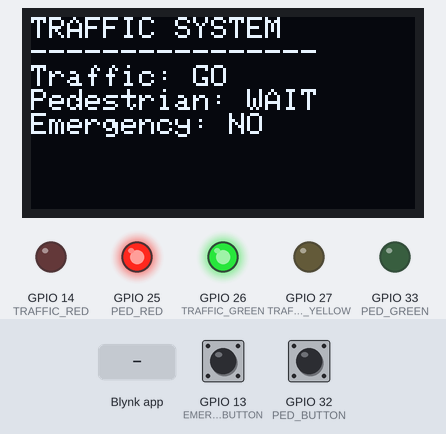
Bench run of a sketch on a simulated ESP32. On the bench: 128×64 one-colour display, output pins drawn as LEDs (lit = HIGH). Inputs (shaded band) come from the test bench; at power-on: GPIO 32 (PED_BUTTON) HIGH, GPIO 13 (EMERGENCY_BUTTON) HIGH. WiFi joins after 1.5 s; servers stay silent unless stated.

Above: at 3.0 s.
3.1 s: GPIO 32 (PED_BUTTON) pulled LOW for 0.15 s
At 3.4 s:
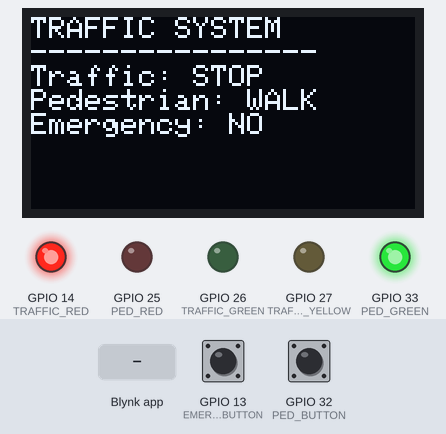
6.2 s: GPIO 13 (EMERGENCY_BUTTON) pulled LOW for 0.15 s
At 7.0 s:
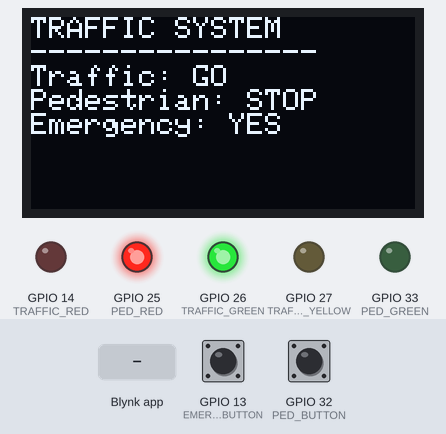
7.8 s: Blynk app writes 0 to V1
10.8 s: Blynk app writes 1 to V0
At 11.7 s:
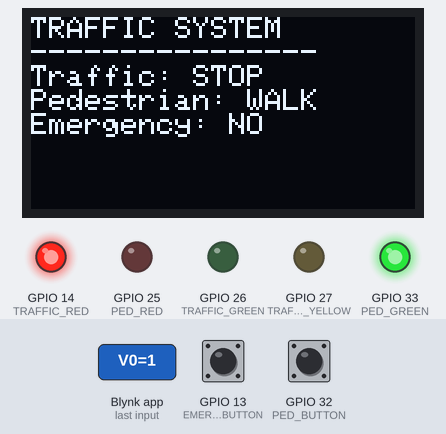
13.8 s: Blynk app writes 1 to V1
At 15.2 s:
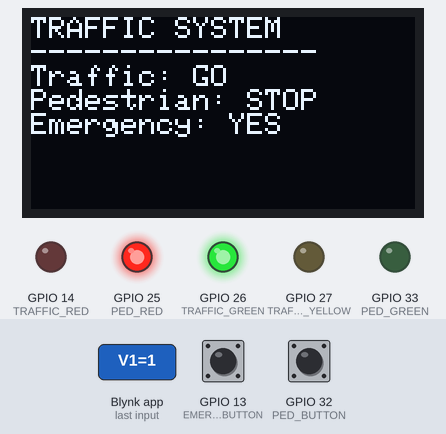
Timing chart, 0 to 16.3 s (numbered marks = the images above; inputs shaded):
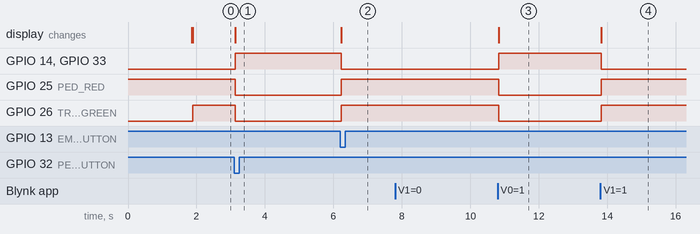

The sketch:

Traffic_light_blynk_esp32.ino
```cpp
#define BLYNK_TEMPLATE_ID "TMPL3qzgTLxLI"
#define BLYNK_TEMPLATE_NAME "Traffic System"
#define BLYNK_AUTH_TOKEN "c_LeMyadMESrr7SnS8oB1zasVaK5vJDy"

#define BLYNK_PRINT Serial
#include <WiFi.h>
#include <WiFiClient.h>
#include <BlynkSimpleEsp32.h>

char ssid[] = "Rk";
char pass[] = "aq12bfgh";

#include <Wire.h>
#include <Adafruit_GFX.h>
#include <Adafruit_SSD1306.h>

#define SCREEN_WIDTH 128
#define SCREEN_HEIGHT 64
Adafruit_SSD1306 display(SCREEN_WIDTH, SCREEN_HEIGHT, &Wire, -1);

#define TRAFFIC_RED     14
#define TRAFFIC_YELLOW  27
#define TRAFFIC_GREEN   26

#define PED_RED     25
#define PED_GREEN   33

#define PED_BUTTON       32
#define EMERGENCY_BUTTON 13

volatile bool emergencyActive = false;
volatile bool pedestrianRequest = false;

bool smartDelay(unsigned long duration);
void normalTraffic();
void pedestrianCrossing();
void emergencyMode();
void showStatus(String traffic, String pedestrian, String emergency);

BLYNK_WRITE(V0) {
  if (!emergencyActive) {
    pedestrianRequest = true;
  }
  Blynk.virtualWrite(V0, 0);
}


BLYNK_WRITE(V1) {
  emergencyActive = param.asInt();
  Blynk.virtualWrite(V4, emergencyActive ? 1 : 0);
}

void setup() {
  Serial.begin(115200);

  pinMode(TRAFFIC_RED, OUTPUT);
  pinMode(TRAFFIC_YELLOW, OUTPUT);
  pinMode(TRAFFIC_GREEN, OUTPUT);
  pinMode(PED_RED, OUTPUT);
  pinMode(PED_GREEN, OUTPUT);

  pinMode(PED_BUTTON, INPUT_PULLUP);
  pinMode(EMERGENCY_BUTTON, INPUT_PULLUP);

  digitalWrite(PED_RED, HIGH);
  digitalWrite(PED_GREEN, LOW);

  Wire.begin(21, 22);
  display.begin(SSD1306_SWITCHCAPVCC, 0x3C);
  display.setTextSize(1);
  display.setTextColor(WHITE);

  Blynk.begin(BLYNK_AUTH_TOKEN, ssid, pass);

  showStatus("NORMAL", "WAIT", "NO");
}

void loop() {
  Blynk.run();

  if (digitalRead(EMERGENCY_BUTTON) == LOW || emergencyActive) {
    emergencyActive = true;
    Blynk.virtualWrite(V4, 1);
    emergencyMode();
    return;
  }

  if (!emergencyActive &&
      (digitalRead(PED_BUTTON) == LOW || pedestrianRequest)) {
    pedestrianRequest = false;
    pedestrianCrossing();
    return;
  }

  normalTraffic();
}


void normalTraffic() {
  showStatus("GO", "WAIT", "NO");
  Blynk.virtualWrite(V2, "GO");
  Blynk.virtualWrite(V3, 0);

  digitalWrite(TRAFFIC_GREEN, HIGH);
  digitalWrite(TRAFFIC_YELLOW, LOW);
  digitalWrite(TRAFFIC_RED, LOW);
  if (!smartDelay(5000)) return;

  showStatus("SLOW", "WAIT", "NO");
  Blynk.virtualWrite(V2, "SLOW");

  digitalWrite(TRAFFIC_GREEN, LOW);
  digitalWrite(TRAFFIC_YELLOW, HIGH);
  if (!smartDelay(2000)) return;

  showStatus("STOP", "WAIT", "NO");
  Blynk.virtualWrite(V2, "STOP");

  digitalWrite(TRAFFIC_YELLOW, LOW);
  digitalWrite(TRAFFIC_RED, HIGH);
  smartDelay(5000);
}


void pedestrianCrossing() {
  showStatus("STOP", "WALK", "NO");
  Blynk.virtualWrite(V2, "STOP");
  Blynk.virtualWrite(V3, 1);

  digitalWrite(TRAFFIC_GREEN, LOW);
  digitalWrite(TRAFFIC_YELLOW, LOW);
  digitalWrite(TRAFFIC_RED, HIGH);

  digitalWrite(PED_RED, LOW);
  digitalWrite(PED_GREEN, HIGH);
  smartDelay(5000);

  digitalWrite(PED_GREEN, LOW);
  digitalWrite(PED_RED, HIGH);
  Blynk.virtualWrite(V3, 0);
}

void emergencyMode() {
  showStatus("GO", "STOP", "YES");
  Blynk.virtualWrite(V2, "GO");
  Blynk.virtualWrite(V3, 0);

  digitalWrite(TRAFFIC_RED, LOW);
  digitalWrite(TRAFFIC_YELLOW, LOW);
  digitalWrite(TRAFFIC_GREEN, HIGH);

  digitalWrite(PED_GREEN, LOW);
  digitalWrite(PED_RED, HIGH);

  smartDelay(5000);
}


bool smartDelay(unsigned long duration) {
  unsigned long start = millis();

  while (millis() - start < duration) {
    Blynk.run();

    if (digitalRead(EMERGENCY_BUTTON) == LOW || emergencyActive) {
      emergencyActive = true;
      emergencyMode();
      return false;
    }


    if (!emergencyActive &&
        (digitalRead(PED_BUTTON) == LOW || pedestrianRequest)) {
      pedestrianRequest = false;
      pedestrianCrossing();
      return false;
    }
  }
  return true;
}

void showStatus(String traffic, String pedestrian, String emergency) {
  display.clearDisplay();
  display.setCursor(0, 0);

  display.println("TRAFFIC SYSTEM");
  display.println("----------------");
  display.print("Traffic: ");
  display.println(traffic);
  display.print("Pedestrian: ");
  display.println(pedestrian);
  display.print("Emergency: ");
  display.println(emergency);

  display.display();
}
```

Measured:
- after the input at 3.1 s, GPIO 14 (TRAFFIC_RED), GPIO 33 (PED_GREEN): LOW → HIGH at once; GPIO 25 (PED_RED), GPIO 26 (TRAFFIC_GREEN): HIGH → LOW at once; the display: changes at once (image 1)
- after the input at 6.2 s, GPIO 14 (TRAFFIC_RED), GPIO 33 (PED_GREEN): HIGH → LOW at once; GPIO 25 (PED_RED), GPIO 26 (TRAFFIC_GREEN): LOW → HIGH at once; the display: changes at once (image 2)
- after the input at 7.8 s, every drawn part: stays the same
- after the input at 10.8 s, GPIO 14 (TRAFFIC_RED), GPIO 33 (PED_GREEN): LOW → HIGH at once; GPIO 25 (PED_RED), GPIO 26 (TRAFFIC_GREEN): HIGH → LOW at once; the display: changes at once (image 3)
- after the input at 13.8 s, GPIO 14 (TRAFFIC_RED): HIGH → LOW after 0.03 s instead of 2.1 s; GPIO 25 (PED_RED): LOW → HIGH after 0.03 s instead of 2.0 s; GPIO 26 (TRAFFIC_GREEN): LOW → HIGH after 0.03 s instead of 2.1 s; GPIO 33 (PED_GREEN): HIGH → LOW after 0.03 s instead of 2.0 s; the display: changes at once (image 4)
